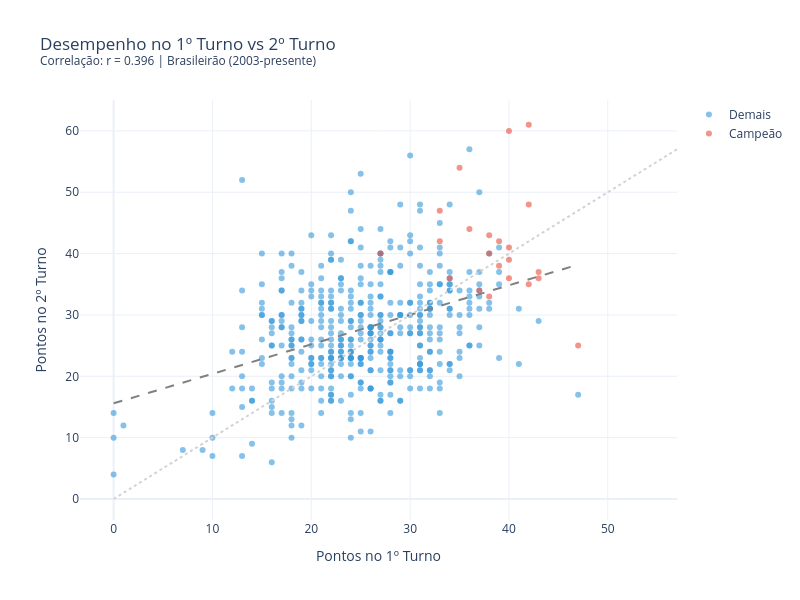

The notebook cell this image was saved under:
### Code cell
# Scatter plot: 1º turno x 2º turno
corr = df_turnos["pts_turno1"].corr(df_turnos["pts_turno2"])

fig = px.scatter(
    df_turnos, x="pts_turno1", y="pts_turno2",
    color=df_turnos["campeao"].map({True: "Campeão", False: "Demais"}),
    color_discrete_map={"Campeão": "#e74c3c", "Demais": "#3498db"},
    opacity=0.6,
    hover_data=["time", "ano"],
    title=f"Desempenho no 1º Turno vs 2º Turno<br><sup>Correlação: r = {corr:.3f} | Brasileirão (2003-presente)</sup>",
    labels={"pts_turno1": "Pontos no 1º Turno", "pts_turno2": "Pontos no 2º Turno",
            "color": ""}
)

# Linha de tendência
z = np.polyfit(df_turnos["pts_turno1"], df_turnos["pts_turno2"], 1)
x_line = np.linspace(df_turnos["pts_turno1"].min(), df_turnos["pts_turno1"].max(), 100)
fig.add_trace(go.Scatter(x=x_line, y=np.polyval(z, x_line),
                         mode="lines", line=dict(color="gray", dash="dash"),
                         name="Tendência", showlegend=False))

# Linha diagonal (desempenho igual nos dois turnos)
fig.add_trace(go.Scatter(x=[0, 57], y=[0, 57],
                         mode="lines", line=dict(color="lightgray", dash="dot"),
                         name="Igual nos 2 turnos", showlegend=False))

fig.update_layout(template="plotly_white", width=800, height=600)

fig.show()
_path = "../charts/turnos.html"
fig.write_html(_path, include_plotlyjs="cdn")

# Adiciona descrição estatística
_desc = "Scatter plot da correlação entre pontos no 1º e 2º turno (r ≈ 0.384), indicando correlação positiva moderada. A maioria dos pontos situa-se abaixo da diagonal, sugerindo tendência geral de queda de rendimento no returno."
with open(_path) as f:
    html = f.read()
html = html.replace('<div>', f'<p style="text-align:center;color:#666;font-size:13px;font-family:sans-serif;margin:8px 0 0 0;">{_desc}</p>\n<div>', 1)
with open(_path, 'w') as f:
    f.write(html)

print("Gráfico exportado: charts/turnos.html")

### Figure 1 — Plotly figure (JSON) as saved in the notebook; plotly's stock layout.template omitted (floating-point values rounded to 4 significant figures; data arrays with more than 128 entries replaced by an {"elided": "..."} marker saying what was removed)
{"data": [{"customdata": {"elided": "432x2 mixed values"}, "hovertemplate": "=Demais<br>Pontos no 1º Turno=%{x}<br>Pontos no 2º Turno=%{y}<br>time=%{customdata[0]}<br>ano=%{customdata[1]}<extra></extra>", "legendgroup": "Demais", "marker": {"color": "#3498db", "opacity": 0.6, "symbol": "circle"}, "mode": "markers", "name": "Demais", "orientation": "v", "showlegend": true, "type": "scatter", "x": {"elided": "432 int values"}, "xaxis": "x", "y": {"elided": "432 int values"}, "yaxis": "y"}, {"customdata": [["Cruzeiro", 2003], ["Santos", 2004], ["Corinthians", 2005], ["Sao Paulo", 2006], ["Sao Paulo", 2007], ["Sao Paulo", 2008], ["Flamengo", 2009], ["Fluminense", 2010], ["Corinthians", 2011], ["Fluminense", 2012], ["Cruzeiro", 2013], ["Cruzeiro", 2014], ["Corinthians", 2015], ["Palmeiras", 2016], ["Corinthians", 2017], ["Palmeiras", 2018], ["Flamengo", 2019], ["Atletico-MG", 2021], ["Palmeiras", 2022], ["Palmeiras", 2023], ["Botafogo-RJ", 2024], ["Flamengo", 2025]], "hovertemplate": "=Campeão<br>Pontos no 1º Turno=%{x}<br>Pontos no 2º Turno=%{y}<br>time=%{customdata[0]}<br>ano=%{customdata[1]}<extra></extra>", "legendgroup": "Campeão", "marker": {"color": "#e74c3c", "opacity": 0.6, "symbol": "circle"}, "mode": "markers", "name": "Campeão", "orientation": "v", "showlegend": true, "type": "scatter", "x": [40, 35, 38, 38, 39, 33, 27, 38, 37, 42, 40, 43, 40, 36, 47, 33, 42, 42, 39, 34, 40, 43], "xaxis": "x", "y": [60, 54, 43, 40, 38, 42, 40, 33, 34, 35, 36, 37, 41, 44, 25, 47, 48, 61, 42, 36, 39, 36], "yaxis": "y"}, {"line": {"color": "gray", "dash": "dash"}, "mode": "lines", "name": "Tendência", "showlegend": false, "type": "scatter", "x": [0.0, 0.4747, 0.9495, 1.424, 1.899, 2.374, 2.848, 3.323, 3.798, 4.273, 4.747, 5.222, 5.697, 6.172, 6.646, 7.121, 7.596, 8.071, 8.545, 9.02, 9.495, 9.97, 10.44, 10.92, 11.39, 11.87, 12.34, 12.82, 13.29, 13.77, 14.24, 14.72, 15.19, 15.67, 16.14, 16.62, 17.09, 17.57, 18.04, 18.52, 18.99, 19.46, 19.94, 20.41, 20.89, 21.36, 21.84, 22.31, 22.79, 23.26, 23.74, 24.21, 24.69, 25.16, 25.64, 26.11, 26.59, 27.06, 27.54, 28.01, 28.48, 28.96, 29.43, 29.91, 30.38, 30.86, 31.33, 31.81, 32.28, 32.76, 33.23, 33.71, 34.18, 34.66, 35.13, 35.61, 36.08, 36.56, 37.03, 37.51, 37.98, 38.45, 38.93, 39.4, 39.88, 40.35, 40.83, 41.3, 41.78, 42.25, 42.73, 43.2, 43.68, 44.15, 44.63, 45.1, 45.58, 46.05, 46.53, 47.0], "y": [15.59, 15.82, 16.05, 16.28, 16.51, 16.74, 16.96, 17.19, 17.42, 17.65, 17.88, 18.11, 18.33, 18.56, 18.79, 19.02, 19.25, 19.48, 19.7, 19.93, 20.16, 20.39, 20.62, 20.85, 21.07, 21.3, 21.53, 21.76, 21.99, 22.22, 22.44, 22.67, 22.9, 23.13, 23.36, 23.59, 23.82, 24.04, 24.27, 24.5, 24.73, 24.96, 25.19, 25.41, 25.64, 25.87, 26.1, 26.33, 26.56, 26.78, 27.01, 27.24, 27.47, 27.7, 27.93, 28.15, 28.38, 28.61, 28.84, 29.07, 29.3, 29.52, 29.75, 29.98, 30.21, 30.44, 30.67, 30.89, 31.12, 31.35, 31.58, 31.81, 32.04, 32.27, 32.49, 32.72, 32.95, 33.18, 33.41, 33.64, 33.86, 34.09, 34.32, 34.55, 34.78, 35.01, 35.23, 35.46, 35.69, 35.92, 36.15, 36.38, 36.6, 36.83, 37.06, 37.29, 37.52, 37.75, 37.97, 38.2]}, {"line": {"color": "lightgray", "dash": "dot"}, "mode": "lines", "name": "Igual nos 2 turnos", "showlegend": false, "type": "scatter", "x": [0, 57], "y": [0, 57]}], "layout": {"height": 600, "legend": {"title": {"text": ""}, "tracegroupgap": 0}, "title": {"text": "Desempenho no 1º Turno vs 2º Turno<br><sup>Correlação: r = 0.396 | Brasileirão (2003-presente)</sup>"}, "width": 800, "xaxis": {"anchor": "y", "domain": [0.0, 1.0], "title": {"text": "Pontos no 1º Turno"}}, "yaxis": {"anchor": "x", "domain": [0.0, 1.0], "title": {"text": "Pontos no 2º Turno"}}}}
